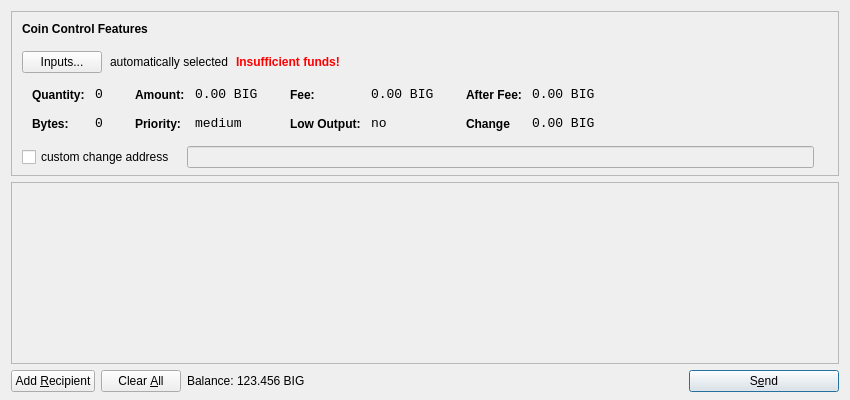
<?xml version="1.0" encoding="UTF-8"?>
<ui version="4.0">
 <class>SendCoinsDialog</class>
 <widget class="QDialog" name="SendCoinsDialog">
  <property name="geometry">
   <rect>
    <x>0</x>
    <y>0</y>
    <width>850</width>
    <height>400</height>
   </rect>
  </property>
  <property name="windowTitle">
   <string>Send Coins</string>
  </property>
  <property name="styleSheet">
   <string notr="true">background-image: url(:/images/bg);</string>
  </property>
  <layout class="QVBoxLayout" name="verticalLayout" stretch="0,1,0">
   <property name="bottomMargin">
    <number>8</number>
   </property>
   <item>
    <widget class="QFrame" name="frameCoinControl">
     <property name="sizePolicy">
      <sizepolicy hsizetype="Expanding" vsizetype="Expanding">
       <horstretch>0</horstretch>
       <verstretch>0</verstretch>
      </sizepolicy>
     </property>
     <property name="maximumSize">
      <size>
       <width>16777215</width>
       <height>16777215</height>
      </size>
     </property>
     <property name="frameShape">
      <enum>QFrame::StyledPanel</enum>
     </property>
     <property name="frameShadow">
      <enum>QFrame::Sunken</enum>
     </property>
     <layout class="QVBoxLayout" name="verticalLayoutCoinControl2">
      <property name="spacing">
       <number>6</number>
      </property>
      <property name="leftMargin">
       <number>0</number>
      </property>
      <property name="topMargin">
       <number>0</number>
      </property>
      <property name="rightMargin">
       <number>0</number>
      </property>
      <property name="bottomMargin">
       <number>6</number>
      </property>
      <item>
       <layout class="QVBoxLayout" name="verticalLayoutCoinControl" stretch="0,0,0,0,1">
        <property name="spacing">
         <number>0</number>
        </property>
        <property name="leftMargin">
         <number>10</number>
        </property>
        <property name="topMargin">
         <number>10</number>
        </property>
        <item>
         <layout class="QHBoxLayout" name="horizontalLayoutCoinControl1">
          <property name="bottomMargin">
           <number>15</number>
          </property>
          <item>
           <widget class="QLabel" name="labelCoinControlFeatures">
            <property name="sizePolicy">
             <sizepolicy hsizetype="Preferred" vsizetype="Maximum">
              <horstretch>0</horstretch>
              <verstretch>0</verstretch>
             </sizepolicy>
            </property>
            <property name="font">
             <font>
              <weight>75</weight>
              <bold>true</bold>
             </font>
            </property>
            <property name="styleSheet">
             <string notr="true">font-weight:bold;</string>
            </property>
            <property name="text">
             <string>Coin Control Features</string>
            </property>
           </widget>
          </item>
         </layout>
        </item>
        <item>
         <layout class="QHBoxLayout" name="horizontalLayoutCoinControl2" stretch="0,0,0,0">
          <property name="spacing">
           <number>8</number>
          </property>
          <property name="bottomMargin">
           <number>10</number>
          </property>
          <item>
           <widget class="QPushButton" name="pushButtonCoinControl">
            <property name="styleSheet">
             <string notr="true"/>
            </property>
            <property name="text">
             <string>Inputs...</string>
            </property>
           </widget>
          </item>
          <item>
           <widget class="QLabel" name="labelCoinControlAutomaticallySelected">
            <property name="text">
             <string>automatically selected</string>
            </property>
            <property name="margin">
             <number>5</number>
            </property>
           </widget>
          </item>
          <item>
           <widget class="QLabel" name="labelCoinControlInsuffFunds">
            <property name="font">
             <font>
              <weight>75</weight>
              <bold>true</bold>
             </font>
            </property>
            <property name="styleSheet">
             <string notr="true">color:red;font-weight:bold;</string>
            </property>
            <property name="text">
             <string>Insufficient funds!</string>
            </property>
            <property name="margin">
             <number>5</number>
            </property>
           </widget>
          </item>
          <item>
           <spacer name="horizontalSpacerCoinControl">
            <property name="orientation">
             <enum>Qt::Horizontal</enum>
            </property>
            <property name="sizeHint" stdset="0">
             <size>
              <width>40</width>
              <height>1</height>
             </size>
            </property>
           </spacer>
          </item>
         </layout>
        </item>
        <item>
         <widget class="QWidget" name="widgetCoinControl" native="true">
          <property name="sizePolicy">
           <sizepolicy hsizetype="Preferred" vsizetype="Preferred">
            <horstretch>0</horstretch>
            <verstretch>0</verstretch>
           </sizepolicy>
          </property>
          <property name="minimumSize">
           <size>
            <width>0</width>
            <height>0</height>
           </size>
          </property>
          <property name="styleSheet">
           <string notr="true"/>
          </property>
          <layout class="QHBoxLayout" name="horizontalLayoutCoinControl5">
           <property name="leftMargin">
            <number>0</number>
           </property>
           <property name="topMargin">
            <number>0</number>
           </property>
           <property name="rightMargin">
            <number>0</number>
           </property>
           <property name="bottomMargin">
            <number>0</number>
           </property>
           <item>
            <layout class="QHBoxLayout" name="horizontalLayoutCoinControl3" stretch="0,0,0,1">
             <property name="spacing">
              <number>20</number>
             </property>
             <property name="topMargin">
              <number>0</number>
             </property>
             <property name="bottomMargin">
              <number>10</number>
             </property>
             <item>
              <layout class="QFormLayout" name="formLayoutCoinControl1">
               <property name="horizontalSpacing">
                <number>10</number>
               </property>
               <property name="verticalSpacing">
                <number>14</number>
               </property>
               <property name="leftMargin">
                <number>10</number>
               </property>
               <property name="topMargin">
                <number>4</number>
               </property>
               <property name="rightMargin">
                <number>6</number>
               </property>
               <item row="0" column="0">
                <widget class="QLabel" name="labelCoinControlQuantityText">
                 <property name="styleSheet">
                  <string notr="true">font-weight:bold;</string>
                 </property>
                 <property name="text">
                  <string>Quantity:</string>
                 </property>
                 <property name="margin">
                  <number>0</number>
                 </property>
                </widget>
               </item>
               <item row="0" column="1">
                <widget class="QLabel" name="labelCoinControlQuantity">
                 <property name="font">
                  <font>
                   <family>Monospace</family>
                   <pointsize>10</pointsize>
                  </font>
                 </property>
                 <property name="cursor">
                  <cursorShape>IBeamCursor</cursorShape>
                 </property>
                 <property name="contextMenuPolicy">
                  <enum>Qt::ActionsContextMenu</enum>
                 </property>
                 <property name="text">
                  <string>0</string>
                 </property>
                 <property name="margin">
                  <number>0</number>
                 </property>
                 <property name="textInteractionFlags">
                  <set>Qt::LinksAccessibleByMouse|Qt::TextSelectableByKeyboard|Qt::TextSelectableByMouse</set>
                 </property>
                </widget>
               </item>
               <item row="1" column="0">
                <widget class="QLabel" name="labelCoinControlBytesText">
                 <property name="styleSheet">
                  <string notr="true">font-weight:bold;</string>
                 </property>
                 <property name="text">
                  <string>Bytes:</string>
                 </property>
                </widget>
               </item>
               <item row="1" column="1">
                <widget class="QLabel" name="labelCoinControlBytes">
                 <property name="font">
                  <font>
                   <family>Monospace</family>
                   <pointsize>10</pointsize>
                  </font>
                 </property>
                 <property name="cursor">
                  <cursorShape>IBeamCursor</cursorShape>
                 </property>
                 <property name="contextMenuPolicy">
                  <enum>Qt::ActionsContextMenu</enum>
                 </property>
                 <property name="text">
                  <string>0</string>
                 </property>
                 <property name="textInteractionFlags">
                  <set>Qt::LinksAccessibleByMouse|Qt::TextSelectableByKeyboard|Qt::TextSelectableByMouse</set>
                 </property>
                </widget>
               </item>
              </layout>
             </item>
             <item>
              <layout class="QFormLayout" name="formLayoutCoinControl2">
               <property name="horizontalSpacing">
                <number>10</number>
               </property>
               <property name="verticalSpacing">
                <number>14</number>
               </property>
               <property name="leftMargin">
                <number>6</number>
               </property>
               <property name="topMargin">
                <number>4</number>
               </property>
               <property name="rightMargin">
                <number>6</number>
               </property>
               <item row="0" column="0">
                <widget class="QLabel" name="labelCoinControlAmountText">
                 <property name="styleSheet">
                  <string notr="true">font-weight:bold;</string>
                 </property>
                 <property name="text">
                  <string>Amount:</string>
                 </property>
                 <property name="margin">
                  <number>0</number>
                 </property>
                </widget>
               </item>
               <item row="0" column="1">
                <widget class="QLabel" name="labelCoinControlAmount">
                 <property name="font">
                  <font>
                   <family>Monospace</family>
                   <pointsize>10</pointsize>
                  </font>
                 </property>
                 <property name="cursor">
                  <cursorShape>IBeamCursor</cursorShape>
                 </property>
                 <property name="contextMenuPolicy">
                  <enum>Qt::ActionsContextMenu</enum>
                 </property>
                 <property name="text">
                  <string>0.00 BIG</string>
                 </property>
                 <property name="textInteractionFlags">
                  <set>Qt::LinksAccessibleByMouse|Qt::TextSelectableByKeyboard|Qt::TextSelectableByMouse</set>
                 </property>
                </widget>
               </item>
               <item row="1" column="0">
                <widget class="QLabel" name="labelCoinControlPriorityText">
                 <property name="styleSheet">
                  <string notr="true">font-weight:bold;</string>
                 </property>
                 <property name="text">
                  <string>Priority:</string>
                 </property>
                </widget>
               </item>
               <item row="1" column="1">
                <widget class="QLabel" name="labelCoinControlPriority">
                 <property name="font">
                  <font>
                   <family>Monospace</family>
                   <pointsize>10</pointsize>
                  </font>
                 </property>
                 <property name="cursor">
                  <cursorShape>IBeamCursor</cursorShape>
                 </property>
                 <property name="contextMenuPolicy">
                  <enum>Qt::ActionsContextMenu</enum>
                 </property>
                 <property name="text">
                  <string>medium</string>
                 </property>
                 <property name="textInteractionFlags">
                  <set>Qt::LinksAccessibleByMouse|Qt::TextSelectableByKeyboard|Qt::TextSelectableByMouse</set>
                 </property>
                </widget>
               </item>
              </layout>
             </item>
             <item>
              <layout class="QFormLayout" name="formLayoutCoinControl3">
               <property name="horizontalSpacing">
                <number>10</number>
               </property>
               <property name="verticalSpacing">
                <number>14</number>
               </property>
               <property name="leftMargin">
                <number>6</number>
               </property>
               <property name="topMargin">
                <number>4</number>
               </property>
               <property name="rightMargin">
                <number>6</number>
               </property>
               <item row="0" column="0">
                <widget class="QLabel" name="labelCoinControlFeeText">
                 <property name="styleSheet">
                  <string notr="true">font-weight:bold;</string>
                 </property>
                 <property name="text">
                  <string>Fee:</string>
                 </property>
                 <property name="margin">
                  <number>0</number>
                 </property>
                </widget>
               </item>
               <item row="0" column="1">
                <widget class="QLabel" name="labelCoinControlFee">
                 <property name="font">
                  <font>
                   <family>Monospace</family>
                   <pointsize>10</pointsize>
                  </font>
                 </property>
                 <property name="cursor">
                  <cursorShape>IBeamCursor</cursorShape>
                 </property>
                 <property name="contextMenuPolicy">
                  <enum>Qt::ActionsContextMenu</enum>
                 </property>
                 <property name="text">
                  <string>0.00 BIG</string>
                 </property>
                 <property name="textInteractionFlags">
                  <set>Qt::LinksAccessibleByMouse|Qt::TextSelectableByKeyboard|Qt::TextSelectableByMouse</set>
                 </property>
                </widget>
               </item>
               <item row="1" column="0">
                <widget class="QLabel" name="labelCoinControlLowOutputText">
                 <property name="styleSheet">
                  <string notr="true">font-weight:bold;</string>
                 </property>
                 <property name="text">
                  <string>Low Output:</string>
                 </property>
                </widget>
               </item>
               <item row="1" column="1">
                <widget class="QLabel" name="labelCoinControlLowOutput">
                 <property name="font">
                  <font>
                   <family>Monospace</family>
                   <pointsize>10</pointsize>
                  </font>
                 </property>
                 <property name="cursor">
                  <cursorShape>IBeamCursor</cursorShape>
                 </property>
                 <property name="contextMenuPolicy">
                  <enum>Qt::ActionsContextMenu</enum>
                 </property>
                 <property name="text">
                  <string>no</string>
                 </property>
                 <property name="textInteractionFlags">
                  <set>Qt::LinksAccessibleByMouse|Qt::TextSelectableByKeyboard|Qt::TextSelectableByMouse</set>
                 </property>
                </widget>
               </item>
              </layout>
             </item>
             <item>
              <layout class="QFormLayout" name="formLayoutCoinControl4">
               <property name="horizontalSpacing">
                <number>10</number>
               </property>
               <property name="verticalSpacing">
                <number>14</number>
               </property>
               <property name="leftMargin">
                <number>6</number>
               </property>
               <property name="topMargin">
                <number>4</number>
               </property>
               <property name="rightMargin">
                <number>6</number>
               </property>
               <item row="0" column="0">
                <widget class="QLabel" name="labelCoinControlAfterFeeText">
                 <property name="styleSheet">
                  <string notr="true">font-weight:bold;</string>
                 </property>
                 <property name="text">
                  <string>After Fee:</string>
                 </property>
                 <property name="margin">
                  <number>0</number>
                 </property>
                </widget>
               </item>
               <item row="0" column="1">
                <widget class="QLabel" name="labelCoinControlAfterFee">
                 <property name="font">
                  <font>
                   <family>Monospace</family>
                   <pointsize>10</pointsize>
                  </font>
                 </property>
                 <property name="cursor">
                  <cursorShape>IBeamCursor</cursorShape>
                 </property>
                 <property name="contextMenuPolicy">
                  <enum>Qt::ActionsContextMenu</enum>
                 </property>
                 <property name="text">
                  <string>0.00 BIG</string>
                 </property>
                 <property name="textInteractionFlags">
                  <set>Qt::LinksAccessibleByMouse|Qt::TextSelectableByKeyboard|Qt::TextSelectableByMouse</set>
                 </property>
                </widget>
               </item>
               <item row="1" column="0">
                <widget class="QLabel" name="labelCoinControlChangeText">
                 <property name="styleSheet">
                  <string notr="true">font-weight:bold;</string>
                 </property>
                 <property name="text">
                  <string>Change</string>
                 </property>
                </widget>
               </item>
               <item row="1" column="1">
                <widget class="QLabel" name="labelCoinControlChange">
                 <property name="font">
                  <font>
                   <family>Monospace</family>
                   <pointsize>10</pointsize>
                  </font>
                 </property>
                 <property name="cursor">
                  <cursorShape>IBeamCursor</cursorShape>
                 </property>
                 <property name="contextMenuPolicy">
                  <enum>Qt::ActionsContextMenu</enum>
                 </property>
                 <property name="text">
                  <string>0.00 BIG</string>
                 </property>
                 <property name="textInteractionFlags">
                  <set>Qt::LinksAccessibleByMouse|Qt::TextSelectableByKeyboard|Qt::TextSelectableByMouse</set>
                 </property>
                </widget>
               </item>
              </layout>
             </item>
            </layout>
           </item>
          </layout>
         </widget>
        </item>
        <item>
         <layout class="QHBoxLayout" name="horizontalLayoutCoinControl4" stretch="0,0,0">
          <property name="spacing">
           <number>12</number>
          </property>
          <property name="sizeConstraint">
           <enum>QLayout::SetDefaultConstraint</enum>
          </property>
          <property name="topMargin">
           <number>5</number>
          </property>
          <property name="rightMargin">
           <number>5</number>
          </property>
          <item>
           <widget class="QCheckBox" name="checkBoxCoinControlChange">
            <property name="text">
             <string>custom change address</string>
            </property>
           </widget>
          </item>
          <item>
           <widget class="QLineEdit" name="lineEditCoinControlChange">
            <property name="enabled">
             <bool>false</bool>
            </property>
            <property name="sizePolicy">
             <sizepolicy hsizetype="Expanding" vsizetype="Fixed">
              <horstretch>0</horstretch>
              <verstretch>0</verstretch>
             </sizepolicy>
            </property>
           </widget>
          </item>
          <item>
           <widget class="QLabel" name="labelCoinControlChangeLabel">
            <property name="sizePolicy">
             <sizepolicy hsizetype="Preferred" vsizetype="Expanding">
              <horstretch>0</horstretch>
              <verstretch>0</verstretch>
             </sizepolicy>
            </property>
            <property name="minimumSize">
             <size>
              <width>0</width>
              <height>0</height>
             </size>
            </property>
            <property name="text">
             <string/>
            </property>
            <property name="margin">
             <number>3</number>
            </property>
           </widget>
          </item>
         </layout>
        </item>
        <item>
         <spacer name="verticalSpacerCoinControl">
          <property name="orientation">
           <enum>Qt::Vertical</enum>
          </property>
          <property name="sizeHint" stdset="0">
           <size>
            <width>800</width>
            <height>1</height>
           </size>
          </property>
         </spacer>
        </item>
       </layout>
      </item>
     </layout>
    </widget>
   </item>
   <item>
    <widget class="QScrollArea" name="scrollArea">
     <property name="widgetResizable">
      <bool>true</bool>
     </property>
     <widget class="QWidget" name="scrollAreaWidgetContents">
      <property name="geometry">
       <rect>
        <x>0</x>
        <y>0</y>
        <width>830</width>
        <height>172</height>
       </rect>
      </property>
      <layout class="QVBoxLayout" name="verticalLayout_2">
       <property name="leftMargin">
        <number>0</number>
       </property>
       <property name="topMargin">
        <number>0</number>
       </property>
       <property name="rightMargin">
        <number>0</number>
       </property>
       <property name="bottomMargin">
        <number>0</number>
       </property>
       <item>
        <layout class="QVBoxLayout" name="entries">
         <property name="spacing">
          <number>6</number>
         </property>
        </layout>
       </item>
       <item>
        <spacer name="verticalSpacer">
         <property name="orientation">
          <enum>Qt::Vertical</enum>
         </property>
         <property name="sizeHint" stdset="0">
          <size>
           <width>20</width>
           <height>40</height>
          </size>
         </property>
        </spacer>
       </item>
      </layout>
     </widget>
    </widget>
   </item>
   <item>
    <layout class="QHBoxLayout" name="horizontalLayout">
     <item>
      <widget class="QPushButton" name="addButton">
       <property name="toolTip">
        <string>Send to multiple recipients at once</string>
       </property>
       <property name="text">
        <string>Add &amp;Recipient</string>
       </property>
       <property name="icon">
        <iconset resource="../bitcoin.qrc">
         <normaloff>:/icons/add</normaloff>:/icons/add</iconset>
       </property>
       <property name="autoDefault">
        <bool>false</bool>
       </property>
      </widget>
     </item>
     <item>
      <widget class="QPushButton" name="clearButton">
       <property name="sizePolicy">
        <sizepolicy hsizetype="Minimum" vsizetype="Fixed">
         <horstretch>0</horstretch>
         <verstretch>0</verstretch>
        </sizepolicy>
       </property>
       <property name="toolTip">
        <string>Remove all transaction fields</string>
       </property>
       <property name="text">
        <string>Clear &amp;All</string>
       </property>
       <property name="icon">
        <iconset resource="../bitcoin.qrc">
         <normaloff>:/icons/remove</normaloff>:/icons/remove</iconset>
       </property>
       <property name="autoRepeatDelay">
        <number>300</number>
       </property>
       <property name="autoDefault">
        <bool>false</bool>
       </property>
      </widget>
     </item>
     <item>
      <layout class="QHBoxLayout" name="horizontalLayout_2">
       <property name="spacing">
        <number>3</number>
       </property>
       <item>
        <widget class="QLabel" name="label">
         <property name="sizePolicy">
          <sizepolicy hsizetype="Preferred" vsizetype="Fixed">
           <horstretch>0</horstretch>
           <verstretch>0</verstretch>
          </sizepolicy>
         </property>
         <property name="text">
          <string>Balance:</string>
         </property>
        </widget>
       </item>
       <item>
        <widget class="QLabel" name="labelBalance">
         <property name="sizePolicy">
          <sizepolicy hsizetype="Preferred" vsizetype="Fixed">
           <horstretch>0</horstretch>
           <verstretch>0</verstretch>
          </sizepolicy>
         </property>
         <property name="cursor">
          <cursorShape>IBeamCursor</cursorShape>
         </property>
         <property name="text">
          <string>123.456 BIG</string>
         </property>
         <property name="textInteractionFlags">
          <set>Qt::LinksAccessibleByMouse|Qt::TextSelectableByKeyboard|Qt::TextSelectableByMouse</set>
         </property>
        </widget>
       </item>
      </layout>
     </item>
     <item>
      <spacer name="horizontalSpacer">
       <property name="orientation">
        <enum>Qt::Horizontal</enum>
       </property>
       <property name="sizeHint" stdset="0">
        <size>
         <width>40</width>
         <height>20</height>
        </size>
       </property>
      </spacer>
     </item>
     <item>
      <widget class="QPushButton" name="sendButton">
       <property name="minimumSize">
        <size>
         <width>150</width>
         <height>0</height>
        </size>
       </property>
       <property name="toolTip">
        <string>Confirm the send action</string>
       </property>
       <property name="text">
        <string>S&amp;end</string>
       </property>
       <property name="icon">
        <iconset resource="../bitcoin.qrc">
         <normaloff>:/icons/send</normaloff>:/icons/send</iconset>
       </property>
       <property name="default">
        <bool>true</bool>
       </property>
      </widget>
     </item>
    </layout>
   </item>
  </layout>
 </widget>
 <resources>
  <include location="../bitcoin.qrc"/>
 </resources>
 <connections/>
</ui>
